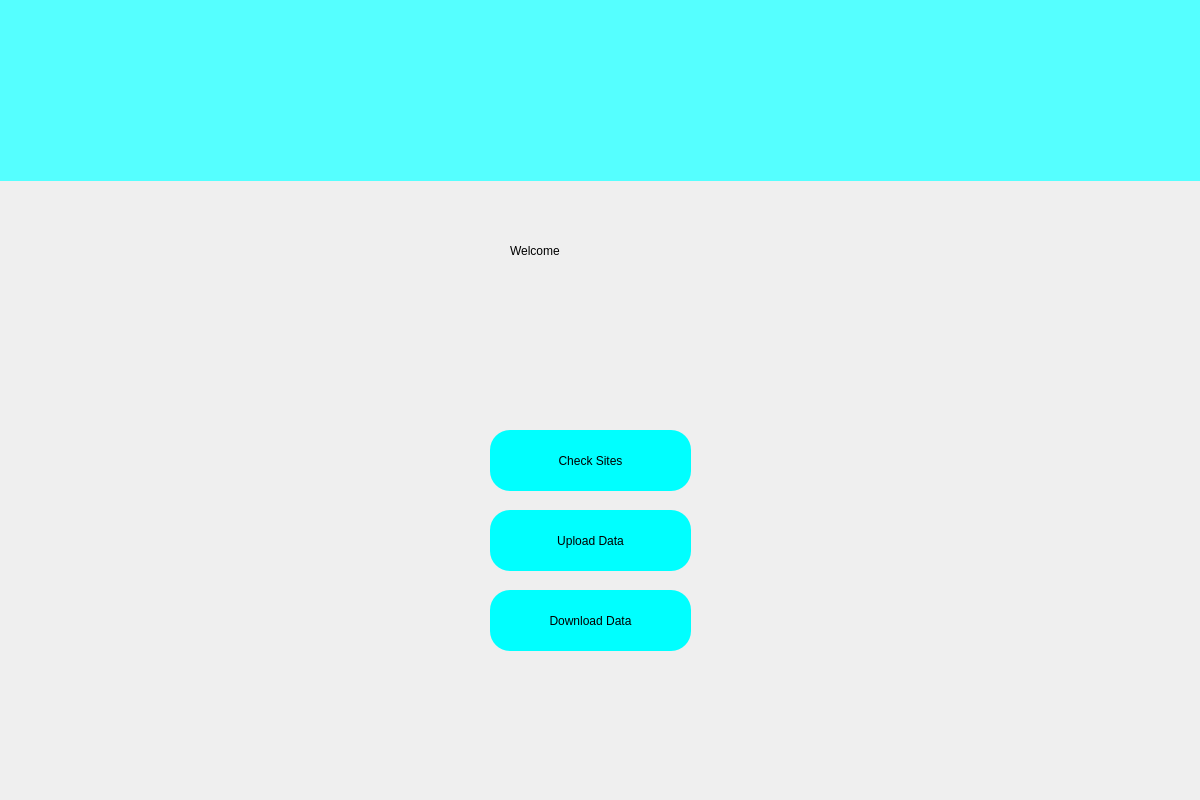
<?xml version="1.0" encoding="UTF-8"?>
<ui version="4.0">
 <class>Form</class>
 <widget class="QWidget" name="Form">
  <property name="geometry">
   <rect>
    <x>0</x>
    <y>0</y>
    <width>1200</width>
    <height>800</height>
   </rect>
  </property>
  <property name="windowTitle">
   <string>Form</string>
  </property>
  <widget class="QLabel" name="label">
   <property name="geometry">
    <rect>
     <x>0</x>
     <y>0</y>
     <width>1200</width>
     <height>181</height>
    </rect>
   </property>
   <property name="styleSheet">
    <string notr="true">
background-color: rgb(85, 255, 255);</string>
   </property>
   <property name="text">
    <string/>
   </property>
   <property name="pixmap">
    <pixmap>../images/nmwrri_small_logo.png</pixmap>
   </property>
   <property name="scaledContents">
    <bool>false</bool>
   </property>
  </widget>
  <widget class="QLabel" name="label_2">
   <property name="geometry">
    <rect>
     <x>510</x>
     <y>220</y>
     <width>171</width>
     <height>61</height>
    </rect>
   </property>
   <property name="styleSheet">
    <string notr="true">font: 28pt &quot;Sans Serif&quot;;</string>
   </property>
   <property name="text">
    <string>Welcome</string>
   </property>
  </widget>
  <widget class="QPushButton" name="checksite">
   <property name="geometry">
    <rect>
     <x>490</x>
     <y>430</y>
     <width>201</width>
     <height>61</height>
    </rect>
   </property>
   <property name="styleSheet">
    <string notr="true">border-radius:20px; 
background-color: rgb(0, 255, 255);
font: 14pt &quot;Sans Serif&quot;;</string>
   </property>
   <property name="text">
    <string>Check Sites</string>
   </property>
  </widget>
  <widget class="QPushButton" name="uploaddata">
   <property name="geometry">
    <rect>
     <x>490</x>
     <y>510</y>
     <width>201</width>
     <height>61</height>
    </rect>
   </property>
   <property name="styleSheet">
    <string notr="true">border-radius:20px; 
background-color: rgb(0, 255, 255);
font: 14pt &quot;Sans Serif&quot;;</string>
   </property>
   <property name="text">
    <string>Upload Data</string>
   </property>
  </widget>
  <widget class="QPushButton" name="downloaddata">
   <property name="geometry">
    <rect>
     <x>490</x>
     <y>590</y>
     <width>201</width>
     <height>61</height>
    </rect>
   </property>
   <property name="styleSheet">
    <string notr="true">border-radius:20px; 
background-color: rgb(0, 255, 255);
font: 14pt &quot;Sans Serif&quot;;</string>
   </property>
   <property name="text">
    <string>Download Data</string>
   </property>
  </widget>
 </widget>
 <resources/>
 <connections/>
</ui>
